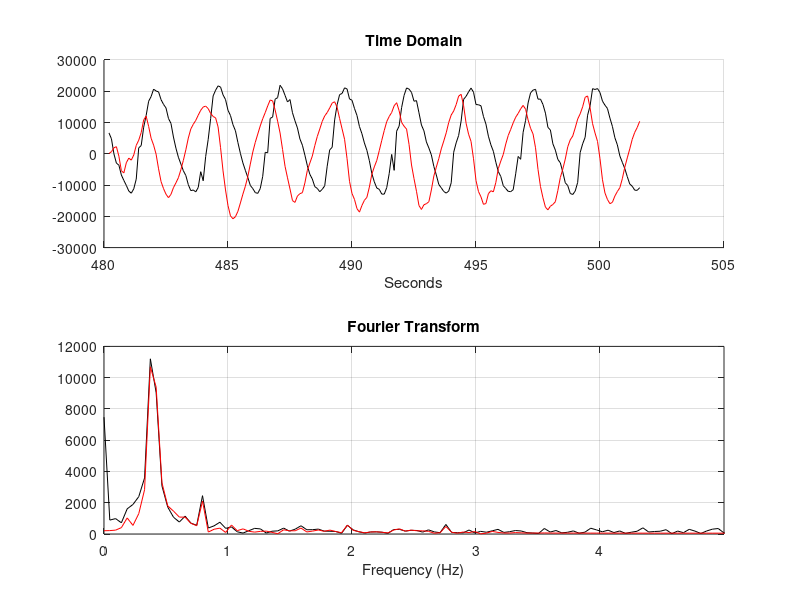

MATLAB code for this plot:
%clear all
%clc

close all;

M = load('TestRig.csv');
% x y z x y z time

timeseries = M(:,7)/1000;

dataseriesx = M(:,2);

delta_t = mean(diff(timeseries));

delta_f = 1/(timeseries(end) - timeseries(1));              % frequency interval of fourier transform = reciprocal of length of time series
max_f   = 1/delta_t;            % maximum frequency - reciprocal of time-step (sampling frequency)
f_line = [0:delta_f:max_f]';    % frequency vector for plotting

Fn = [0.15 3]; % Hz
Wn = (Fn)/(max_f/2); %Wn is a proportion of Nyquist

[b,a] = butter(9,Wn,'bandpass');
%freqz(b, a)        % Bode plot of filter

filterx = filter(b,a,dataseriesx);


% Fourier transform of waveform (complex number)
Xft = fft(dataseriesx);% - mean(dataseriesx));
XFft = fft(filterx);% - mean(filterx));

% Magnitude of Fourier transform
% Xftmag = abs(Xft);            % Fourier-space
Xftmag = 2*abs(Xft)/numel(Xft); % Scaled to give amplitudes of frequency components
XFftmag = 2*abs(XFft)/numel(XFft);


%set(gca,'FontName','Verdana','FontSize',12);
figure(2);

% Time
sine = (sin(2*pi*0.3837*timeseries+2.5)-1)*0.25*1e4;

subplot(2, 1, 1);

hold on;
plot(timeseries,dataseriesx,'k',timeseries,filterx,'r')

%plot(timeseries,sine,'g')
hold off;

xlabel('Seconds');
title('Time Domain')
grid


% FFT
subplot(2, 1, 2);

plot(f_line,Xftmag,'k',f_line,XFftmag,'r')
set(gca,'xlim',[0 max_f/2]);

xlabel('Frequency (Hz)');
title('Fourier Transform')
grid




